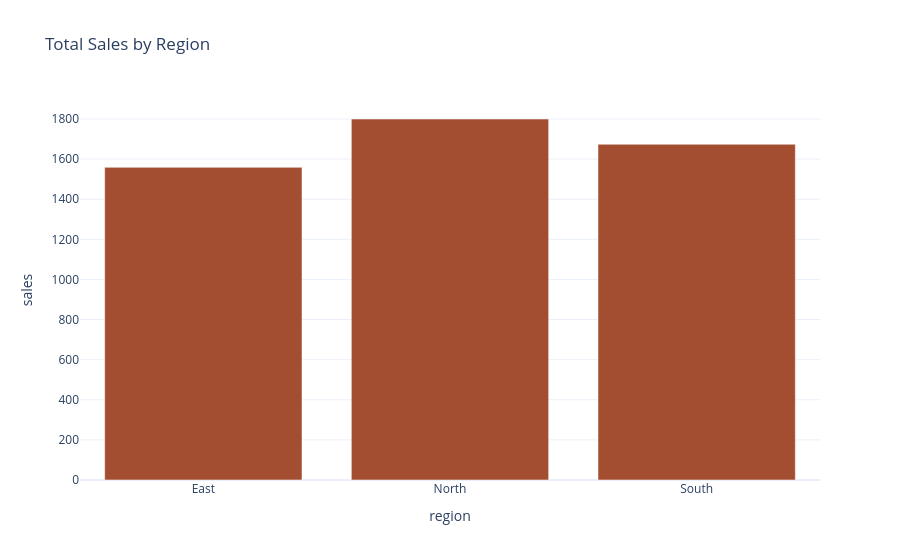

Notebook code for this chart:
### Code cell
fig = px.bar(
    region_sales,
    x="region",
    y="sales",
    title="Total Sales by Region",
    color_discrete_sequence=["#a34e31"]
)


fig.show()

### Figure 1 — Plotly figure (JSON) as saved in the notebook; plotly's stock layout.template omitted (floating-point values rounded to 4 significant figures)
{"data": [{"hovertemplate": "region=%{x}<br>sales=%{y}<extra></extra>", "legendgroup": "", "marker": {"color": "#a34e31", "pattern": {"shape": ""}}, "name": "", "orientation": "v", "showlegend": false, "textposition": "auto", "type": "bar", "x": ["East", "North", "South"], "xaxis": "x", "y": [1559, 1800, 1674], "yaxis": "y"}], "layout": {"barmode": "relative", "legend": {"tracegroupgap": 0}, "title": {"text": "Total Sales by Region"}, "xaxis": {"anchor": "y", "domain": [0, 1], "title": {"text": "region"}}, "yaxis": {"anchor": "x", "domain": [0, 1], "title": {"text": "sales"}}}}
